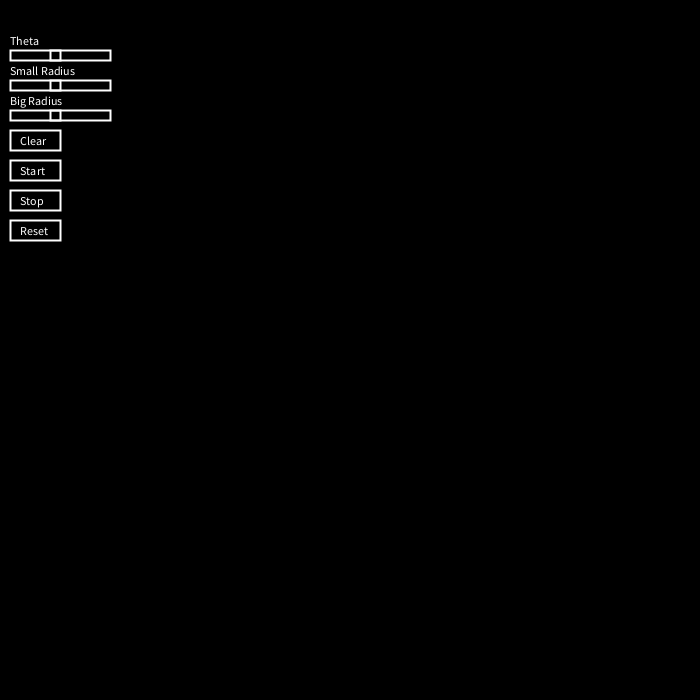
Frame 1 (no input)
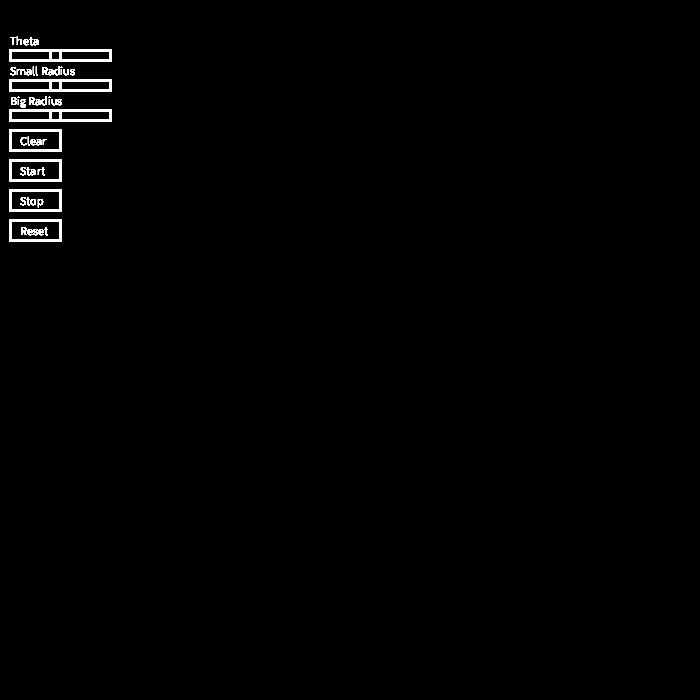
Frame 60 (the mouse pressed at the canvas centre just before this capture)
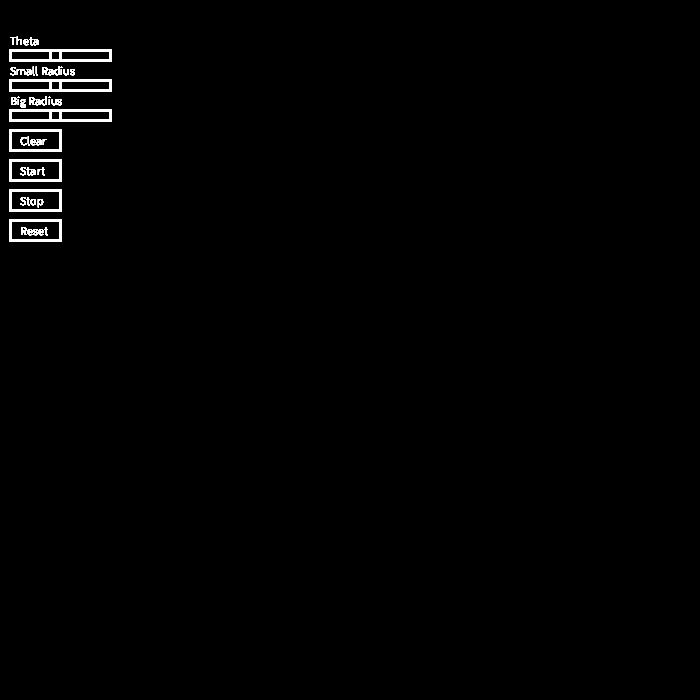
Frame 120 (the mouse held since frame 60 and released just before this capture)

The Processing sketch that drew these frames (run headless with seeded random() and noise(); from frame 60 on, the mouse is pressed at the canvas centre):

// Processing sketch: curve
// ── curve.pde
// Project: Epicycloid
// WebApps:2016:2ndSemester:25Feb
// Ellie Stuckey
// This project uses triangles to create an epicycloid

// Global Variables for this project should include the radius of the small circle, 

// Global Constants for height and width because they don't update unless they are in the draw loop...yay....
float WIDTH = 700;
float HEIGHT = 700;


// the radius of the small circle that rotates outside of the larger circle and its clone 
float smallRadius = 30;    
float smallRadiusClone = smallRadius;

// the radius of the larger circle on the inside and its clone
float bigRadius = WIDTH/16;    // Radius of the larger circle
float bigRadiusClone = bigRadius;

// theta that the triangle starts at. Essentially the x value of the equation
float theta = 0;        // Value of the angle
float thetaClone = theta;

// the amount that theta changes by when it changes. Essentially more or less triangles
float deltaTheta = (PI/50);
float deltaThetaClone = (PI/50);

// height of the triangle based on the radius of the small circle and its clone
float h = smallRadius / 4;    // if based upon the length of the side the formula would be sqrt((sideLength*sideLength) - (sideLength/2 * sideLength/2))
float hClone = h;

// amount that the matrix is rotated by
float rotator = 0;   

// Default position for the slider for the small radius
float sliderRadius = 50;
float sliderRadiusClone = sliderRadius;

// Default position for the slider for the large radius
float sliderRadiusBig = 50;
float sliderRadiusBigClone = sliderRadiusBig;

// Default position for the slider for the theta value
float sliderTheta = 50;
float sliderThetaClone = sliderTheta;

// controls the running of the code
boolean runMe = false;

void setup() {
  size(700, 700);
  background(0);
  stroke(0, 0, 0, 50);
  strokeWeight(2);
}


void draw() {
  stroke(255);
  // This section draws all of the sliders and buttons
  fill(255);
  text("Small Radius", 10, 75);
  noFill();
  rect(10, 80, 100, 10);
  rect(sliderRadius, 80, 10, 10);

  fill(255);
  text("Big Radius", 10, 105);
  noFill();
  rect(10, 110, 100, 10);
  rect(sliderRadiusBig, 110, 10, 10);

  fill(255);
  text("Theta", 10, 45);
  noFill();
  rect(10, 50, 100, 10);
  rect(sliderTheta, 50, 10, 10);

  fill(255);
  text("Clear", 20, 145);
  noFill();
  rect(10, 130, 50, 20);

  fill(255);
  text("Start", 20, 175);
  noFill();
  rect(10, 160, 50, 20);

  fill(255);
  text("Stop", 20, 205);
  noFill();
  rect(10, 190, 50, 20);

  fill(255);
  text("Reset", 20, 235);
  noFill();
  rect(10, 220, 50, 20);

  // if the start button is pressed, this code will run
  if (runMe == true) {
    
    // Grabs a random number for the transparency of the triangle
    float transparancy = random(75, 125);

    stroke(random(1, 256), random(1, 256), random(1, 256), transparancy);

    // Move the origin to the center of the canvas
    pushMatrix();
    translate(WIDTH/2, HEIGHT/2);

    // Draw a large circle the size of the screen
    noFill();
   
    // Calculation for the value of x and y (the center of the triangle)
    float xValue = (bigRadius + smallRadius) * cos(theta) - smallRadius * cos(((bigRadius/smallRadius) - 1) * theta);
    float yValue = (bigRadius + smallRadius) * sin(theta) - smallRadius * sin(((bigRadius/smallRadius) - 1) * theta);

    // adds another matrix on top of the translated one that puts the center at the given x and y value to rotate and draw the triangle correctly
    pushMatrix();
    translate(xValue, yValue);
    rotate(rotator);

    
    // derived formula to automatically determine the corners of a triangle given the center
    //triangle(0, 0 - ((2.0/3.0)*h), 0 + ((sqrt(1.0/3.0)) * h), 0 + ((1.0/3.0) * h), 0 - ((sqrt(1.0/3.0)) * h), 0 + ((1.0/3.0) * h));
    fill(255, 255, 255, 75);
    ellipse(0, 0, 10, 10);
   

    popMatrix();

    noFill();
    
    // increments the values for the next run
    theta += deltaTheta;
    rotator += PI / 20;

    if (rotator >= TWO_PI) {
      rotator = 0;
    }

    popMatrix();
  }
}


// Click and Drag Interactivity section
void mouseDragged() {

  // Changes values based upon where the mouse is as it is pressed and dragged across the screen. Changes "constant" values in the equation

  // the middle slider changes the radius of the small circle on the outside
  if (pmouseX > mouseX && mouseX >= sliderRadius && mouseX < sliderRadius + 10 
    && mouseY > 80 && mouseY < 90) {
    fill(0);
    rect(10, 80, 100, 10);
    noFill();
    if (sliderRadius > 10) {
      sliderRadius -= 2;
      smallRadius -= 2;
    }
  } else if (pmouseX < mouseX && mouseX >= sliderRadius && mouseX < sliderRadius + 10 
    && mouseY > 80 && mouseY < 90) {
    fill(0);
    rect(10, 80, 100, 10);
    noFill();
    if (sliderRadius < 100) {
      sliderRadius +=2;
      smallRadius += 2;
    }
  }

  // the bottom slider changes the radius of the large circle on the inside

  if (pmouseX > mouseX && mouseX >= sliderRadiusBig && mouseX < sliderRadiusBig + 10 
    && mouseY > 110 && mouseY < 120) {
    fill(0);
    rect(10, 110, 100, 10);
    noFill();
    if (sliderRadiusBig > 10) {
      sliderRadiusBig -= 2;
      smallRadius -= 2;
    }
  } else if (pmouseX < mouseX && mouseX >= sliderRadiusBig && mouseX < sliderRadiusBig + 10 
    && mouseY > 110 && mouseY < 120) {
    fill(0);
    rect(10, 110, 100, 10);
    noFill();
    if (sliderRadiusBig < 100) {
      sliderRadiusBig +=2;
      smallRadius += 2;
    }
  }

  // The top slider changes the original theta
  if (pmouseX > mouseX && mouseX >= sliderTheta && mouseX < sliderTheta + 10 
    && mouseY > 50 && mouseY < 60) {
    fill(0);
    rect(10, 50, 100, 10);
    noFill();
    if (sliderTheta > 10) {
      sliderTheta -= 2;
      theta -= 2;
    }
  } else if (pmouseX < mouseX && mouseX >= sliderTheta && mouseX < sliderTheta + 10 
    && mouseY > 50 && mouseY < 60) {
    fill(0);
    rect(10, 50, 100, 10);
    noFill();
    if (sliderTheta < 100) {
      sliderTheta +=2;
      deltaTheta += PI / 50;
    }
  }
} 


// Mouse Click Interactivity section
void mousePressed() {

  // Controls the clear button
  if (mouseX > 10 && mouseX < 70 && mouseY > 130 && mouseY < 150) {

    // Clears the screen, but continues to run the triangles, assuming the code was originally started
    background(0);
  }

  // Controls the Start button
  if (mouseX > 10 && mouseX < 70 && mouseY > 160 && mouseY < 180) {

    // Starts running the triangle code
    runMe = true;
  }

  // Controls the Stop button
  if (mouseX > 10 && mouseX < 70 && mouseY > 190 && mouseY < 210) {

    // Stops running the triangle curve but keeps it on the screen
    runMe = false;
  }

  // Controls the reset button
  if (mouseX > 10 && mouseX < 70 && mouseY > 220 && mouseY < 240) {

    // Stops running the triangles
    runMe = false;

    // Clears the screen since all values reset
    background(0);

    // Reset all changed values to their default values using copy of the original value
    sliderRadius = sliderRadiusClone;
    sliderRadiusBig = sliderRadiusBigClone;
    sliderTheta = sliderThetaClone;

    smallRadius = smallRadiusClone;
    bigRadius = bigRadiusClone;
    deltaTheta = deltaThetaClone;
    h = hClone;
  }
}
